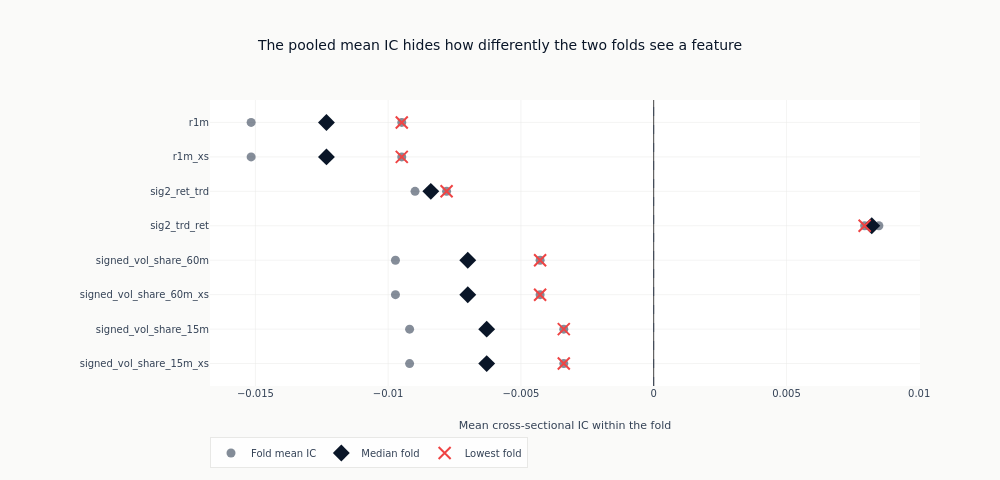

The code cell stored with this chart in its notebook:
### Code cell
stability_features = [name for name in reversed(leaders) if name in fold_stats]
if stability_features:
    fig = go.Figure()
    _ = fig.add_trace(
        go.Scatter(
            x=[value for name in stability_features for value in fold_stats[name]["fold_ics"]],
            y=[name for name in stability_features for _ in fold_stats[name]["fold_ics"]],
            mode="markers",
            marker={"color": COLORS["neutral"], "size": 9, "opacity": 0.6},
            name="Fold mean IC",
        )
    )
    _ = fig.add_trace(
        go.Scatter(
            x=[fold_stats[name]["median_fold_ic"] for name in stability_features],
            y=stability_features,
            mode="markers",
            marker={"color": COLORS["blue"], "size": 13, "symbol": "diamond"},
            name="Median fold",
        )
    )
    _ = fig.add_trace(
        go.Scatter(
            x=[fold_stats[name]["worst_fold_ic"] for name in stability_features],
            y=stability_features,
            mode="markers",
            marker={
                "color": COLORS["negative"],
                "size": 12,
                "symbol": "x-thin",
                "line": {"width": 2, "color": COLORS["negative"]},
            },
            name="Lowest fold",
        )
    )
    _ = fig.add_vline(x=0, line={"color": COLORS["neutral"], "width": 0.8, "dash": "dash"})
    fig.update_layout(
        title="The pooled mean IC hides how differently the two folds see a feature",
        xaxis_title="Mean cross-sectional IC within the fold",
        height=480,
        width=1000,
        margin={"l": 210},
        legend={"orientation": "h", "y": -0.18},
    )
    show_plotly_with_alt(
        fig,
        "Each feature's mean information coefficient in its median fold against the same measure in its weakest fold, showing how far apart the two folds place the same feature.",
    )

### Figure 1 — Plotly figure (JSON) as saved in the notebook; plotly's stock layout.template omitted (floating-point values rounded to 4 significant figures)
{"data": [{"marker": {"color": "#334155", "opacity": 0.6, "size": 9}, "mode": "markers", "name": "Fold mean IC", "type": "scatter", "x": [-0.009193, -0.003385, -0.009193, -0.003385, -0.009726, -0.004277, -0.009726, -0.004277, 0.007945, 0.008481, -0.007799, -0.008988, -0.01516, -0.009488, -0.01516, -0.009488], "y": ["signed_vol_share_15m_xs", "signed_vol_share_15m_xs", "signed_vol_share_15m", "signed_vol_share_15m", "signed_vol_share_60m_xs", "signed_vol_share_60m_xs", "signed_vol_share_60m", "signed_vol_share_60m", "sig2_trd_ret", "sig2_trd_ret", "sig2_ret_trd", "sig2_ret_trd", "r1m_xs", "r1m_xs", "r1m", "r1m"]}, {"marker": {"color": "#0a1628", "size": 13, "symbol": "diamond"}, "mode": "markers", "name": "Median fold", "type": "scatter", "x": [-0.006289, -0.006289, -0.007002, -0.007002, 0.008213, -0.008393, -0.01232, -0.01232], "y": ["signed_vol_share_15m_xs", "signed_vol_share_15m", "signed_vol_share_60m_xs", "signed_vol_share_60m", "sig2_trd_ret", "sig2_ret_trd", "r1m_xs", "r1m"]}, {"marker": {"color": "#ef4444", "line": {"color": "#ef4444", "width": 2}, "size": 12, "symbol": "x-thin"}, "mode": "markers", "name": "Lowest fold", "type": "scatter", "x": [-0.003385, -0.003385, -0.004277, -0.004277, 0.007945, -0.007799, -0.009488, -0.009488], "y": ["signed_vol_share_15m_xs", "signed_vol_share_15m", "signed_vol_share_60m_xs", "signed_vol_share_60m", "sig2_trd_ret", "sig2_ret_trd", "r1m_xs", "r1m"]}], "layout": {"height": 480, "legend": {"orientation": "h", "y": -0.18}, "margin": {"l": 210}, "shapes": [{"line": {"color": "#334155", "dash": "dash", "width": 0.8}, "type": "line", "x0": 0, "x1": 0, "xref": "x", "y0": 0, "y1": 1, "yref": "y domain"}], "title": {"text": "The pooled mean IC hides how differently the two folds see a feature"}, "width": 1000, "xaxis": {"title": {"text": "Mean cross-sectional IC within the fold"}}}}
